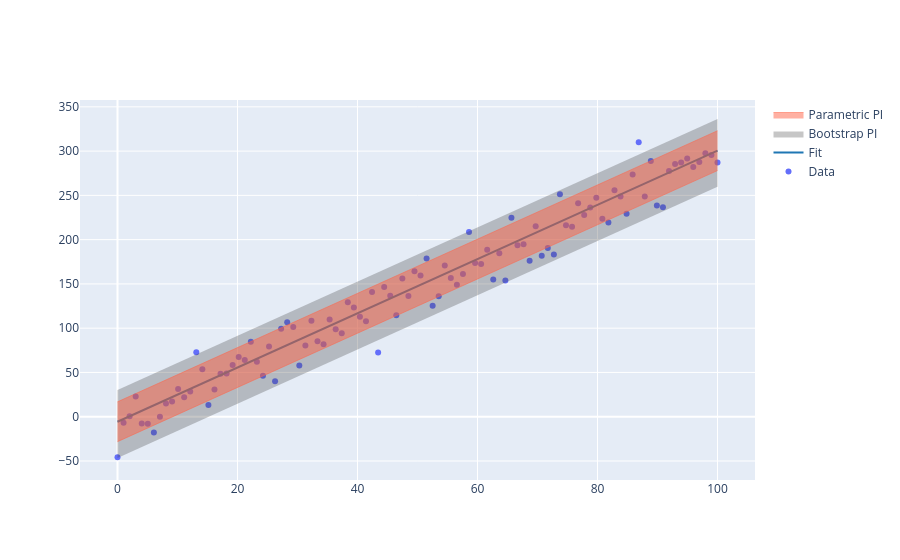

The code cell stored with this chart in its notebook:
### Code cell
def lin_fun(X, noise_level):
  return 3*X-5+noise_level*np.random.randn(len(X))

X_train = np.linspace(0,100,100)
y_train = lin_fun(X_train, 20)

X_test = np.linspace(0,100,100)
y_test = lin_fun(X_test, 20)

lin_model = LinearRegression().fit(X_train.reshape(-1, 1),y_train)
y_pred = lin_model.predict(X_test.reshape(-1, 1))

lower, median, upper = prediction_interval(LinearRegression(), X_train.reshape(-1,1), y_train, X_test[0].reshape(1, -1))
plothelpers.plot_ensemble(X_train, y_train, X_test, y_test, y_pred, lin_model, upper, lower)
